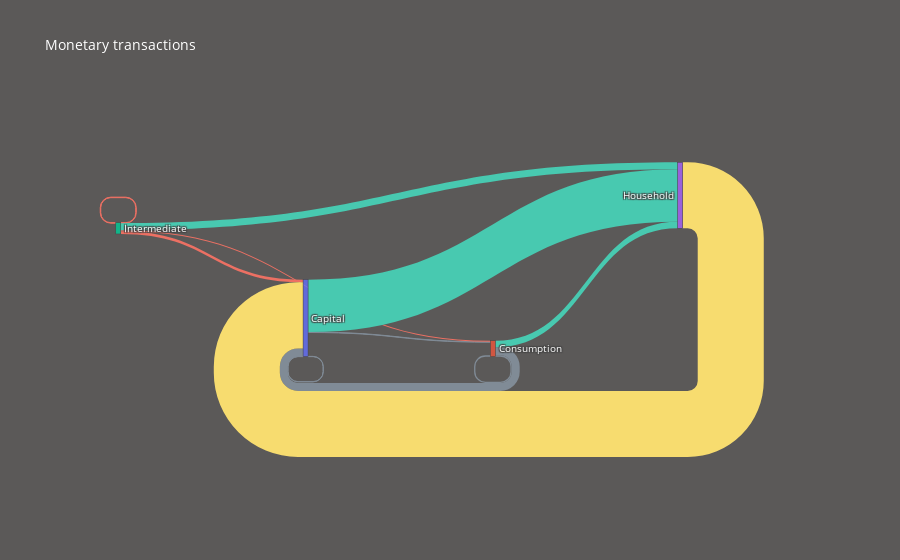

Notebook code cell kept with this figure:
### Code cell
label.append('Household')


node = {'label' : label,
        'pad' :50,
        'thickness' :50}
link = {'source' : XX,
        'target' : YY,
        'value' : values}
data = go.Sankey(link = link, 
                 node=node)

link = dict(source = np.array(source).reshape(-1), 
            target = np.array(target).reshape(-1), 
            value = np.array(value).reshape(-1),
            color=colors,
            label=linklabel)
node = dict(label = label,
            pad=50, 
            thickness=5)
data = go.Sankey(link = link,
                 node=node)
# plot
fig = go.Figure(data)
fig.update_layout(
    hovermode = 'x',
    title=f"Monetary transactions",
    font=dict(size = 10, color = 'white'),
    paper_bgcolor='#5B5958'
)
fig.show()

### Figure 1 — Plotly figure (JSON) as saved in the notebook; plotly's stock layout.template omitted (floating-point values rounded to 4 significant figures)
{"data": [{"link": {"color": ["#808B96", "#808B96", "#808B96", "#808B96", "#808B96", "#808B96", "#808B96", "#808B96", "#808B96", "#EC7063", "#EC7063", "#EC7063", "#EC7063", "#EC7063", "#EC7063", "#EC7063", "#EC7063", "#EC7063", "#F7DC6F", "#F7DC6F", "#F7DC6F", "#48C9B0", "#48C9B0", "#48C9B0"], "label": ["MtransactI", "MtransactI", "MtransactI", "MtransactI", "MtransactI", "MtransactI", "MtransactI", "MtransactI", "MtransactI", "MtransactY", "MtransactY", "MtransactY", "MtransactY", "MtransactY", "MtransactY", "MtransactY", "MtransactY", "MtransactY", "Consumption", "Consumption", "Consumption", "Wages", "Wages", "Wages"], "source": [0, 1, 2, 0, 1, 2, 0, 1, 2, 0, 1, 2, 0, 1, 2, 0, 1, 2, 3, 3, 3, 0, 1, 2], "target": [0, 0, 0, 1, 1, 1, 2, 2, 2, 0, 0, 0, 1, 1, 1, 2, 2, 2, 0, 1, 2, 3, 3, 3], "value": [0.01388, 0.4687, 0, 0.02259, 0.07628, 0, 0, -0.1375, 0, 0, 0, 0.1583, 0, 0, 0.06641, 0, 0, 0.03, 3.866, 0, 0, 3.072, 0.3866, 0.4075]}, "node": {"label": ["Capital", "Consumption", "Intermediate", "Household"], "pad": 50, "thickness": 5}, "type": "sankey"}], "layout": {"font": {"color": "white", "size": 10}, "hovermode": "x", "paper_bgcolor": "#5B5958", "title": {"text": "Monetary transactions"}}}
